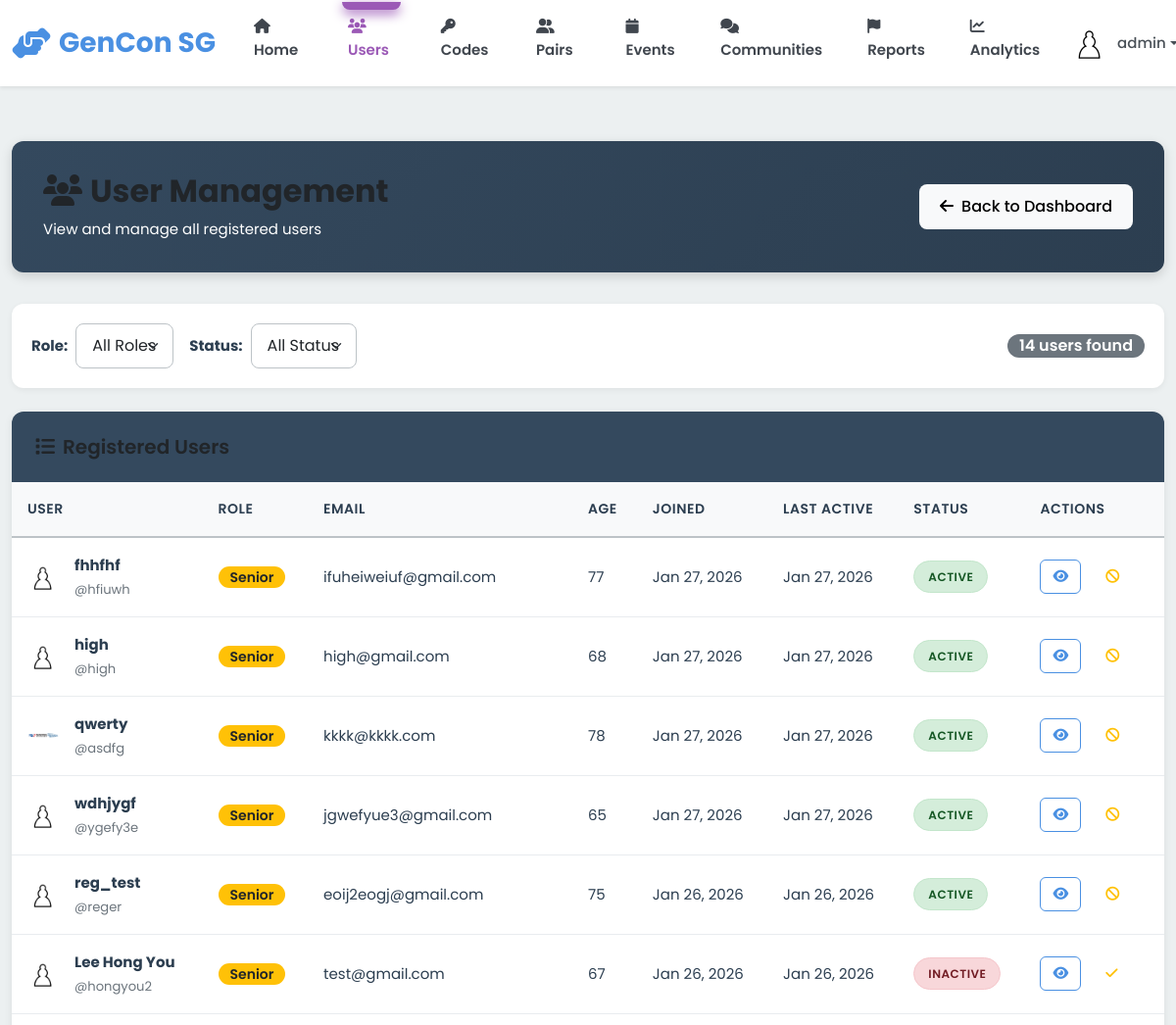
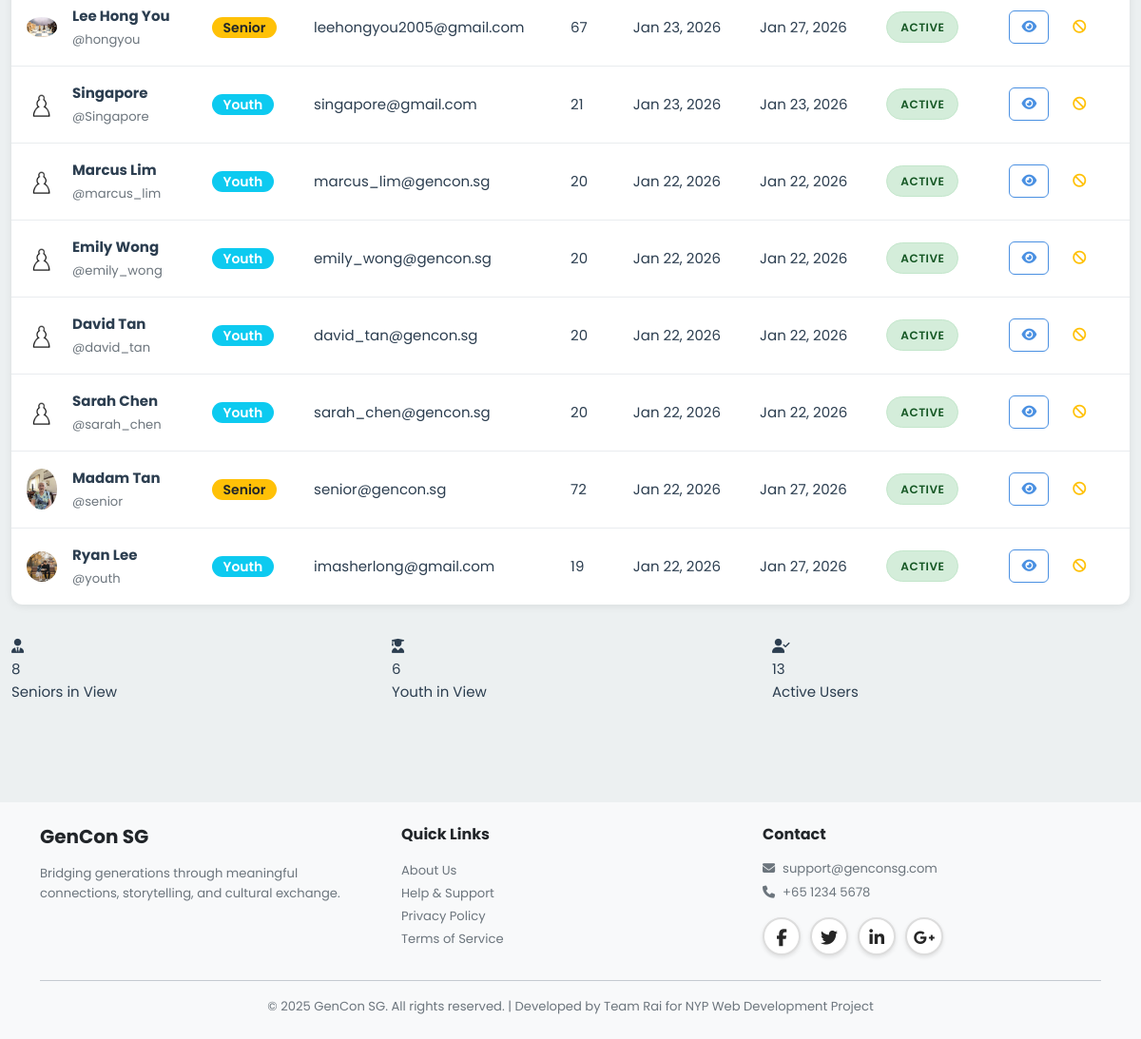
Page /admin/users (signed in) on the committed database (2 pictures, top to bottom).
### models.py (models this page shows, shortened)
class User(db.Model):
    __tablename__ = 'users'
    id = db.Column(db.Integer, primary_key=True)
    username = db.Column(db.String(80), unique=True, nullable=False, index=True)
    password_hash = db.Column(db.String(255), nullable=False)
    email = db.Column(db.String(120), unique=True, nullable=False, index=True)
    full_name = db.Column(db.String(120), nullable=False)
    phone = db.Column(db.String(20))
    age = db.Column(db.Integer, nullable=False)
    bio = db.Column(db.Text)  # User biography
    school = db.Column(db.String(255))  # School or organization for youth
    role = db.Column(db.String(20), nullable=False)  # 'senior', 'youth', or 'admin'
    elo = db.Column(db.Integer, default=1200) # Default ELO rating
    profile_picture = db.Column(db.String(255), default='images/default-avatar.png')
    disable_reason = db.Column(db.Text)
    interests_json = db.Column(db.Text)  # Stores interests as JSON array
    languages_json = db.Column(db.Text)  # Stores languages as JSON array
    accessibility_settings_json = db.Column(db.Text)  # Stores settings as JSON object
    created_at = db.Column(db.DateTime, default=datetime.utcnow, nullable=False)
    last_active = db.Column(db.DateTime, default=datetime.utcnow, nullable=False)
    is_active = db.Column(db.Boolean, default=True)
    stories = db.relationship('Story', back_populates='user', lazy='dynamic')
    sent_messages = db.relationship('Message', foreign_keys='Message.sender_id',
                                   back_populates='sender', lazy='dynamic')
    received_messages = db.relationship('Message', foreign_keys='Message.recipient_id',
                                       back_populates='recipient', lazy='dynamic')
    senior_pairs = db.relationship('Pair', foreign_keys='Pair.senior_id',
                                   back_populates='senior', lazy='dynamic')
    youth_pairs = db.relationship('Pair', foreign_keys='Pair.youth_id',
                                 back_populates='youth', lazy='dynamic')
    streak = db.relationship('Streak', back_populates='user', uselist=False)
    badges = db.relationship('Badge', back_populates='user', lazy='dynamic')
    checkins = db.relationship('Checkin', back_populates='user', lazy='dynamic')
    @property
    def interests(self):
        """Get interests as Python list from JSON string."""
        if self.interests_json:
            return json.loads(self.interests_json)
        return []
    @interests.setter
    def interests(self, value):
        """Set interests from Python list, store as JSON string."""
        self.interests_json = json.dumps(value)
    @property
    def languages(self):
        """Get languages as Python list from JSON string."""
        if self.languages_json:
            return json.loads(self.languages_json)
        return []
    @languages.setter
    def languages(self, value):
        """Set languages from Python list, store as JSON string."""
        self.languages_json = json.dumps(value)
    @property
    def accessibility_settings(self):
        """Get accessibility settings as Python dict from JSON string."""
        if self.accessibility_settings_json:
            return json.loads(self.accessibility_settings_json)
        return {}

### blueprints/admin.py (the view)
@admin_bp.route('/users')
@admin_required
def users():
    role_filter = request.args.get('role', 'all')
    status_filter = request.args.get('status', 'all')
    query = User.query.filter(User.role != 'admin')
    if role_filter != 'all':
        query = query.filter_by(role=role_filter)
    if status_filter == 'active':
        query = query.filter_by(is_active=True)
    elif status_filter == 'inactive':
        query = query.filter_by(is_active=False)
    users = query.order_by(User.created_at.desc()).all()
    return render_template('admin/users.html',
                         users=users,
                         role_filter=role_filter,
                         status_filter=status_filter)

### app.py (called while the page is built)
@app.context_processor
def inject_user():
    user_streak = 0
    if 'user_id' in session:
        from models import Streak
        streak = Streak.query.filter_by(user_id=session['user_id']).first()
        if streak:
            user_streak = streak.current_streak
    return dict(session=session, user_streak=user_streak)

@app.after_request
def add_security_headers(response):
    csp = (
        "default-src 'self'; "
        "script-src 'self' 'unsafe-inline' 'unsafe-eval' blob: https://cdn.jsdelivr.net https://cdnjs.cloudflare.com; "
        "style-src 'self' 'unsafe-inline' https://cdn.jsdelivr.net https://cdnjs.cloudflare.com https://fonts.googleapis.com; "
        "font-src 'self' https://cdnjs.cloudflare.com https://fonts.gstatic.com; "
        "img-src 'self' data: blob: https:; "
        "connect-src 'self' ws: wss: https://cdn.jsdelivr.net https://cdnjs.cloudflare.com; "
        "worker-src 'self' blob:;"
    )
    response.headers['Content-Security-Policy'] = csp
    return response

@app.template_filter('format_date')
def format_date_filter(date, format='%B %d, %Y'):
    if date:
        return (date + timedelta(hours=8)).strftime(format)
    return ''

@app.template_filter('fix_pfp')
def fix_pfp_filter(path):
    if not path:
        return 'images/default-avatar.png'
    if path.startswith('images/'):
        return path
    if path.startswith('http'):
        return path
    return f'images/{path}'

### blueprints/admin.py (called while the page is built)
def admin_required(f):
    @wraps(f)
    def decorated_function(*args, **kwargs):
        if 'user_id' not in session:
            flash('Please login to access this page', 'warning')
            return redirect(url_for('auth.login', role='admin'))
        if session.get('role') != 'admin':
            flash('Access denied. Admin privileges required.', 'danger')
            return redirect(url_for('index'))
        return f(*args, **kwargs)
    return decorated_function

### templates/admin/users.html (shortened to what this page needs)
{% extends "base.html" %}
{% block extra_css %}
<link rel="stylesheet" href="{{ url_for('static', filename='css/admin.css') }}">
{% endblock %}
{% block content %}
<div class="container-fluid py-4">
    <div class="admin-header">
        <div class="d-flex justify-content-between align-items-center">
            <div>
                <h1><i class="fas fa-users me-2"></i>User Management</h1>
                <p class="mb-0">View and manage all registered users</p>
            </div>
            <a href="{{ url_for('admin.dashboard') }}" class="btn btn-light">
                <i class="fas fa-arrow-left me-2"></i>Back to Dashboard
            </a>
        </div>
    </div>
    <div class="filter-bar">
        <form method="GET" class="d-flex gap-3 flex-wrap align-items-center w-100">
            <div class="d-flex align-items-center gap-2">
                <label for="role" class="fw-bold text-nowrap">Role:</label>
                <select name="role" id="role" class="form-select" onchange="this.form.submit()">
                    <option value="all" {% if role_filter == 'all' %}selected{% endif %}>All Roles</option>
                </select>
            </div>
            <div class="d-flex align-items-center gap-2">
                <label for="status" class="fw-bold text-nowrap">Status:</label>
                <select name="status" id="status" class="form-select" onchange="this.form.submit()">
                    <option value="all" {% if status_filter == 'all' %}selected{% endif %}>All Status</option>
                </select>
            </div>
            <div class="ms-auto">
                <span class="badge bg-secondary fs-6">{{ users|length }} users found</span>
            </div>
        </form>
    </div>
    <div class="data-table-container">
        <div class="table-header">
            <h3><i class="fas fa-list me-2"></i>Registered Users</h3>
        </div>
        {% if users %}
        <table class="data-table">
            <thead>
                <tr>
                    <th>User</th>
                    <th>Role</th>
                    <th>Email</th>
                    <th>Age</th>
                    <th>Joined</th>
                    <th>Last Active</th>
                    <th>Status</th>
                    <th>Actions</th>
                </tr>
            </thead>
            <tbody>
                {% for user in users %}
                <tr>
                    <td>
                        <div class="d-flex align-items-center gap-2">
                                    <img src="{{ url_for('static', filename=user.profile_picture|fix_pfp) }}"
                                         alt="{{ user.username }}"
                                         class="rounded-circle me-2"
                                         width="32" height="32"
                                         style="object-fit: cover;">
                            <div>
                                <div class="fw-bold">{{ user.full_name }}</div>
                                <small class="text-muted">@{{ user.username }}</small>
                            </div>
                        </div>
                    </td>
                    <td>
                        <span class="badge {% if user.role == 'senior' %}bg-warning text-dark{% else %}bg-info{% endif %}">
                            {{ user.role|capitalize }}
                        </span>
                    </td>
                    <td>{{ user.email }}</td>
                    <td>{{ user.age }}</td>
                    <td>{{ user.created_at|format_date('%b %d, %Y') }}</td>
                    <td>{{ user.last_active|format_date('%b %d, %Y') }}</td>
                    <td>
                        {% if user.is_active %}
                        <span class="status-badge active">Active</span>
                        {% else %}
                        <span class="status-badge inactive">Inactive</span>
                        {% endif %}
                    </td>
                    <td>
                        <div class="d-flex gap-1">
                            <a href="{{ url_for('admin.user_detail', user_id=user.id) }}"
                               class="btn btn-sm btn-outline-primary table-action-btn"
                               title="View Details">
                                <i class="fas fa-eye"></i>
                            </a>
                            <form action="{{ url_for('admin.toggle_user_status', user_id=user.id) }}" method="POST" class="d-inline">
                                <button type="submit" class="btn btn-sm btn-outline-warning table-action-btn"
                                        title="{{ 'Deactivate' if user.is_active else 'Activate' }} User">
                                    <i class="fas {{ 'fa-ban' if user.is_active else 'fa-check' }}"></i>
                                </button>
                            </form>
                        </div>
                    </td>
                </tr>
                {% endfor %}
            </tbody>
        </table>
        {% else %}
        <div class="text-center py-5">
            <i class="fas fa-users fa-3x text-muted mb-3"></i>
            <h5 class="text-muted">No users found</h5>
            <p class="text-muted">Try adjusting your filters</p>
        </div>
        {% endif %}
    </div>
    <div class="row mt-4">
        <div class="col-md-4">
            <div class="stat-card seniors">
                <div class="stat-icon"><i class="fas fa-user-tie"></i></div>
                <div class="stat-value">{{ users|selectattr('role', 'equalto', 'senior')|list|length }}</div>
                <div class="stat-label">Seniors in View</div>
            </div>
        </div>
        <div class="col-md-4">
            <div class="stat-card youth">
                <div class="stat-icon"><i class="fas fa-user-graduate"></i></div>
                <div class="stat-value">{{ users|selectattr('role', 'equalto', 'youth')|list|length }}</div>
                <div class="stat-label">Youth in View</div>
            </div>
        </div>
        <div class="col-md-4">
            <div class="stat-card">
                <div class="stat-icon"><i class="fas fa-user-check"></i></div>
                <div class="stat-value">{{ users|selectattr('is_active')|list|length }}</div>
                <div class="stat-label">Active Users</div>
            </div>
        </div>
    </div>
</div>
{% endblock %}

### static/css/main.css (style rules this page uses)
:root { --primary-color: #4A90E2; --primary-hover: #357ABD; --secondary-color: #7B68EE; --success-color: #28A745; --warning-color: #FFC107; --danger-color: #DC3545; --info-color: #17A2B8; --senior-primary: #E67E22; --senior-secondary: #2ECC71; --senior-accent: #F39C12; --youth-primary: #9B59B6; --youth-secondary: #3498DB; --youth-accent: #E74C3C; --admin-primary: #34495E; --admin-secondary: #16A085; --admin-accent: #E67E22; --white: #FFFFFF; --black: #000000; --gray-100: #F8F9FA; --gray-200: #E9ECEF; --gray-300: #DEE2E6; --gray-400: #CED4DA; --gray-500: #ADB5BD; --gray-600: #6C757D; --gray-700: #495057; --gray-800: #343A40; --gray-900: #212529; --font-family: 'Poppins', -apple-system, BlinkMacSystemFont, 'Segoe UI', sans-serif; --font-size-base: 16px; --font-size-sm: 14px; --font-size-lg: 18px; --font-size-xl: 20px; --font-size-xxl: 24px; --font-weight-light: 300; --font-weight-normal: 400; --font-weight-medium: 500; --font-weight-semibold: 600; --font-weight-bold: 700; --spacing-xs: 0.25rem; --spacing-sm: 0.5rem; --spacing-md: 1rem; --spacing-lg: 1.5rem; --spacing-xl: 2rem; --spacing-xxl: 3rem; --border-radius-sm: 0.25rem; --border-radius-md: 0.5rem; --border-radius-lg: 1rem; --border-radius-xl: 1.5rem; --border-radius-pill: 50rem; --shadow-sm: 0 1px 2px rgba(0, 0, 0, 0.05); --shadow-md: 0 4px 6px rgba(0, 0, 0, 0.1); --shadow-lg: 0 10px 15px rgba(0, 0, 0, 0.15); --shadow-xl: 0 20px 25px rgba(0, 0, 0, 0.2); --transition-fast: 150ms ease-in-out; --transition-base: 300ms ease-in-out; --transition-slow: 500ms ease-in-out; --z-dropdown: 1000; --z-sticky: 1020; --z-fixed: 1030; --z-modal-backdrop: 1040; --z-modal: 1050; --z-popover: 1060; --z-tooltip: 1070; }
* { margin: 0; padding: 0; box-sizing: border-box; }
a { text-decoration: none; color: inherit; transition: color var(--transition-fast); }
img { max-width: 100%; height: auto; display: block; }
body { font-family: var(--font-family); font-size: var(--font-size-base); font-weight: var(--font-weight-normal); line-height: 1.6; color: var(--gray-900); background-color: var(--gray-100); overflow-x: hidden; }
h1, h2, h3, h4, h5, h6 { font-weight: var(--font-weight-bold); line-height: 1.2; margin-bottom: var(--spacing-md); color: var(--gray-900); }
h1 { font-size: 2.5rem; }
h3 { font-size: 1.75rem; }
p { margin-bottom: var(--spacing-md); }
.text-muted { color: var(--gray-600) !important; }
.btn { display: inline-block; font-weight: var(--font-weight-medium); text-align: center; white-space: nowrap; vertical-align: middle; user-select: none; border: 1px solid transparent; padding: 0.625rem 1.25rem; font-size: var(--font-size-base); line-height: 1.5; border-radius: var(--border-radius-md); transition: all var(--transition-base); cursor: pointer; }
.btn-outline-primary { color: var(--primary-color); border-color: var(--primary-color); background-color: transparent; }
.btn-sm { padding: 0.375rem 0.75rem; font-size: var(--font-size-sm); }
.badge { display: inline-block; padding: 0.25rem 0.75rem; font-size: 0.875rem; font-weight: var(--font-weight-semibold); line-height: 1; text-align: center; white-space: nowrap; vertical-align: baseline; border-radius: var(--border-radius-pill); }
.mt-4 { margin-top: var(--spacing-lg); }
.d-flex { display: flex; }
.justify-content-between { justify-content: space-between; }
.align-items-center { align-items: center; }
.flex-wrap { flex-wrap: wrap; }
.gap-1 { gap: var(--spacing-xs); }
.gap-2 { gap: var(--spacing-sm); }
.gap-3 { gap: var(--spacing-md); }
.fw-bold { font-weight: var(--font-weight-bold); }
.rounded-circle { border-radius: 50%; }

### rows in the picture
User: profile_picture (placeholder picture), full_name "fhhfhf", username "hfiuwh", role "Senior", email "ifuheiweiuf@gmail.com", age "77", created_at "Jan 27, 2026", last_active "Jan 27, 2026", is_active "ACTIVE"
User: profile_picture (placeholder picture), full_name "high", username "high", role "Senior", email "high@gmail.com", age "68", created_at "Jan 27, 2026", last_active "Jan 27, 2026", is_active "ACTIVE"
User: profile_picture (picture), full_name "qwerty", username "asdfg", role "Senior", email "kkkk@kkkk.com", age "78", created_at "Jan 27, 2026", last_active "Jan 27, 2026", is_active "ACTIVE"
User: profile_picture (placeholder picture), full_name "wdhjygf", username "ygefy3e", role "Senior", email "jgwefyue3@gmail.com", age "65", created_at "Jan 27, 2026", last_active "Jan 27, 2026", is_active "ACTIVE"
User: profile_picture (placeholder picture), full_name "reg_test", username "reger", role "Senior", email "eoij2eogj@gmail.com", age "75", created_at "Jan 26, 2026", last_active "Jan 26, 2026", is_active "ACTIVE"
User: profile_picture (placeholder picture), full_name "Lee Hong You", username "hongyou2", role "Senior", email "test@gmail.com", age "67", created_at "Jan 26, 2026", last_active "Jan 26, 2026", is_active "INACTIVE"
User: profile_picture (picture), full_name "Lee Hong You", username "hongyou", role "Senior", email "leehongyou2005@gmail.com", age "67", created_at "Jan 23, 2026", last_active "Jan 27, 2026", is_active "ACTIVE"
User: profile_picture (placeholder picture), full_name "Singapore", username "Singapore", role "Youth", email "singapore@gmail.com", age "21", created_at "Jan 23, 2026", last_active "Jan 23, 2026", is_active "ACTIVE"
User: profile_picture (placeholder picture), full_name "Marcus Lim", username "marcus_lim", role "Youth", email "marcus_lim@gencon.sg", age "20", created_at "Jan 22, 2026", last_active "Jan 22, 2026", is_active "ACTIVE"
User: profile_picture (placeholder picture), full_name "Emily Wong", username "emily_wong", role "Youth", email "emily_wong@gencon.sg", age "20", created_at "Jan 22, 2026", last_active "Jan 22, 2026", is_active "ACTIVE"
User: profile_picture (placeholder picture), full_name "David Tan", username "david_tan", role "Youth", email "david_tan@gencon.sg", age "20", created_at "Jan 22, 2026", last_active "Jan 22, 2026", is_active "ACTIVE"
User: profile_picture (placeholder picture), full_name "Sarah Chen", username "sarah_chen", role "Youth", email "sarah_chen@gencon.sg", age "20", created_at "Jan 22, 2026", last_active "Jan 22, 2026", is_active "ACTIVE"
User: profile_picture (picture), full_name "Madam Tan", username "senior", role "Senior", email "senior@gencon.sg", age "72", created_at "Jan 22, 2026", last_active "Jan 27, 2026", is_active "ACTIVE"
User: profile_picture (picture), full_name "Ryan Lee", username "youth", role "Youth", email "imasherlong@gmail.com", age "19", created_at "Jan 22, 2026", last_active "Jan 27, 2026", is_active "ACTIVE"

### other values in the picture
{{ session.username }} "admin"
{{ users|length }} "14"
{{ users|selectattr('role', 'equalto', 'senior')|list|length }} "8"
{{ users|selectattr('role', 'equalto', 'youth')|list|length }} "6"
{{ users|selectattr('is_active')|list|length }} "13"
